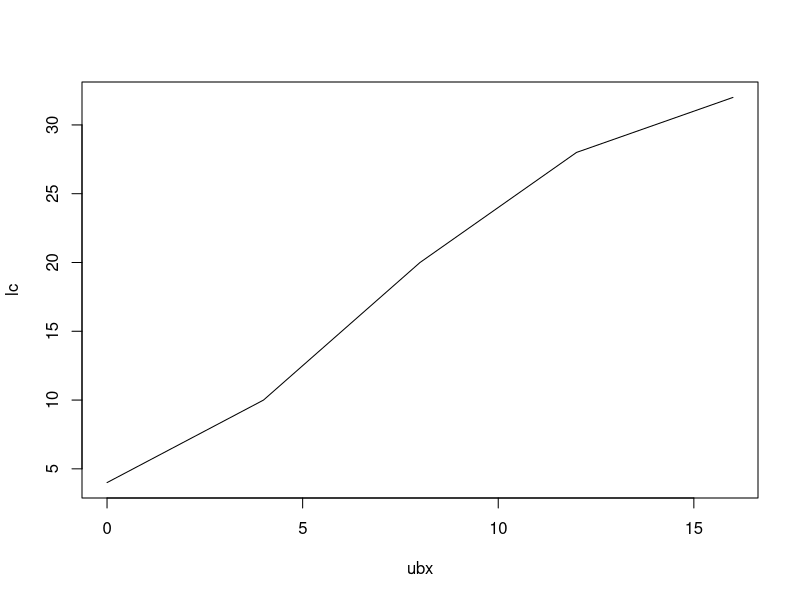

Recreate this plot in R. (Note: this script raises an error after producing the figure.)
f=c(4,6,10,8,4)
lc=cumsum(f)
uc=1:5
for(i in 5:0)
{uc[i]=sum(f[5:i])}
uc
lbx=seq(4,20,4)
lbx
ubx=seq(0,16,4)
ubx
plot(ubx,lc,type="l")
lines(lbx,uc,type="1")